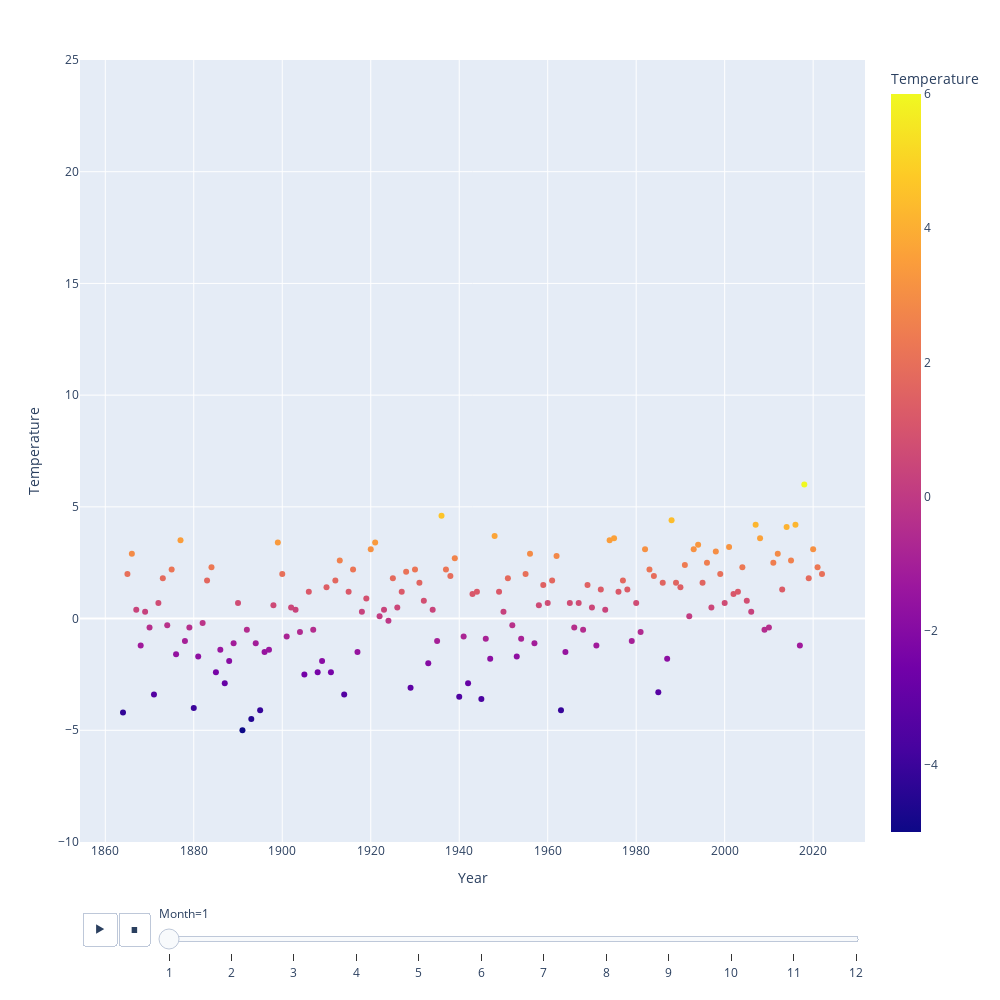

The code cell stored with this chart in its notebook:
### Code cell
fig = px.scatter(
    df_temp_pre1864, x='Year' ,y='Temperature', animation_frame='Month', color='Temperature', range_y=[-10,25],width=1000, height=1000)
    
fig.show()

### Figure 1 — Plotly figure (JSON) as saved in the notebook; plotly's stock layout.template omitted (floating-point values rounded to 4 significant figures; data arrays with more than 128 entries replaced by an {"elided": "..."} marker saying what was removed)
{"data": [{"hovertemplate": "Month=1<br>Year=%{x}<br>Temperature=%{marker.color}<extra></extra>", "legendgroup": "", "marker": {"color": {"elided": "159 float values"}, "coloraxis": "coloraxis", "symbol": "circle"}, "mode": "markers", "name": "", "orientation": "v", "showlegend": false, "type": "scatter", "x": {"elided": "159 int values"}, "xaxis": "x", "y": {"elided": "159 float values"}, "yaxis": "y"}], "layout": {"coloraxis": {"colorbar": {"title": {"text": "Temperature"}}, "colorscale": [[0, "#0d0887"], [0.1111, "#46039f"], [0.2222, "#7201a8"], [0.3333, "#9c179e"], [0.4444, "#bd3786"], [0.5556, "#d8576b"], [0.6667, "#ed7953"], [0.7778, "#fb9f3a"], [0.8889, "#fdca26"], [1, "#f0f921"]]}, "height": 1000, "legend": {"tracegroupgap": 0}, "margin": {"t": 60}, "sliders": [{"active": 0, "currentvalue": {"prefix": "Month="}, "len": 0.9, "pad": {"b": 10, "t": 60}, "steps": [{"args": [["1"], {"frame": {"duration": 0, "redraw": false}, "fromcurrent": true, "mode": "immediate", "transition": {"duration": 0, "easing": "linear"}}], "label": "1", "method": "animate"}, {"args": [["2"], {"frame": {"duration": 0, "redraw": false}, "fromcurrent": true, "mode": "immediate", "transition": {"duration": 0, "easing": "linear"}}], "label": "2", "method": "animate"}, {"args": [["3"], {"frame": {"duration": 0, "redraw": false}, "fromcurrent": true, "mode": "immediate", "transition": {"duration": 0, "easing": "linear"}}], "label": "3", "method": "animate"}, {"args": [["4"], {"frame": {"duration": 0, "redraw": false}, "fromcurrent": true, "mode": "immediate", "transition": {"duration": 0, "easing": "linear"}}], "label": "4", "method": "animate"}, {"args": [["5"], {"frame": {"duration": 0, "redraw": false}, "fromcurrent": true, "mode": "immediate", "transition": {"duration": 0, "easing": "linear"}}], "label": "5", "method": "animate"}, {"args": [["6"], {"frame": {"duration": 0, "redraw": false}, "fromcurrent": true, "mode": "immediate", "transition": {"duration": 0, "easing": "linear"}}], "label": "6", "method": "animate"}, {"args": [["7"], {"frame": {"duration": 0, "redraw": false}, "fromcurrent": true, "mode": "immediate", "transition": {"duration": 0, "easing": "linear"}}], "label": "7", "method": "animate"}, {"args": [["8"], {"frame": {"duration": 0, "redraw": false}, "fromcurrent": true, "mode": "immediate", "transition": {"duration": 0, "easing": "linear"}}], "label": "8", "method": "animate"}, {"args": [["9"], {"frame": {"duration": 0, "redraw": false}, "fromcurrent": true, "mode": "immediate", "transition": {"duration": 0, "easing": "linear"}}], "label": "9", "method": "animate"}, {"args": [["10"], {"frame": {"duration": 0, "redraw": false}, "fromcurrent": true, "mode": "immediate", "transition": {"duration": 0, "easing": "linear"}}], "label": "10", "method": "animate"}, {"args": [["11"], {"frame": {"duration": 0, "redraw": false}, "fromcurrent": true, "mode": "immediate", "transition": {"duration": 0, "easing": "linear"}}], "label": "11", "method": "animate"}, {"args": [["12"], {"frame": {"duration": 0, "redraw": false}, "fromcurrent": true, "mode": "immediate", "transition": {"duration": 0, "easing": "linear"}}], "label": "12", "method": "animate"}], "x": 0.1, "xanchor": "left", "y": 0, "yanchor": "top"}], "updatemenus": [{"buttons": [{"args": [null, {"frame": {"duration": 500, "redraw": false}, "fromcurrent": true, "mode": "immediate", "transition": {"duration": 500, "easing": "linear"}}], "label": "&#9654;", "method": "animate"}, {"args": [[null], {"frame": {"duration": 0, "redraw": false}, "fromcurrent": true, "mode": "immediate", "transition": {"duration": 0, "easing": "linear"}}], "label": "&#9724;", "method": "animate"}], "direction": "left", "pad": {"r": 10, "t": 70}, "showactive": false, "type": "buttons", "x": 0.1, "xanchor": "right", "y": 0, "yanchor": "top"}], "width": 1000, "xaxis": {"anchor": "y", "domain": [0, 1], "title": {"text": "Year"}}, "yaxis": {"anchor": "x", "domain": [0, 1], "range": [-10, 25], "title": {"text": "Temperature"}}}}
